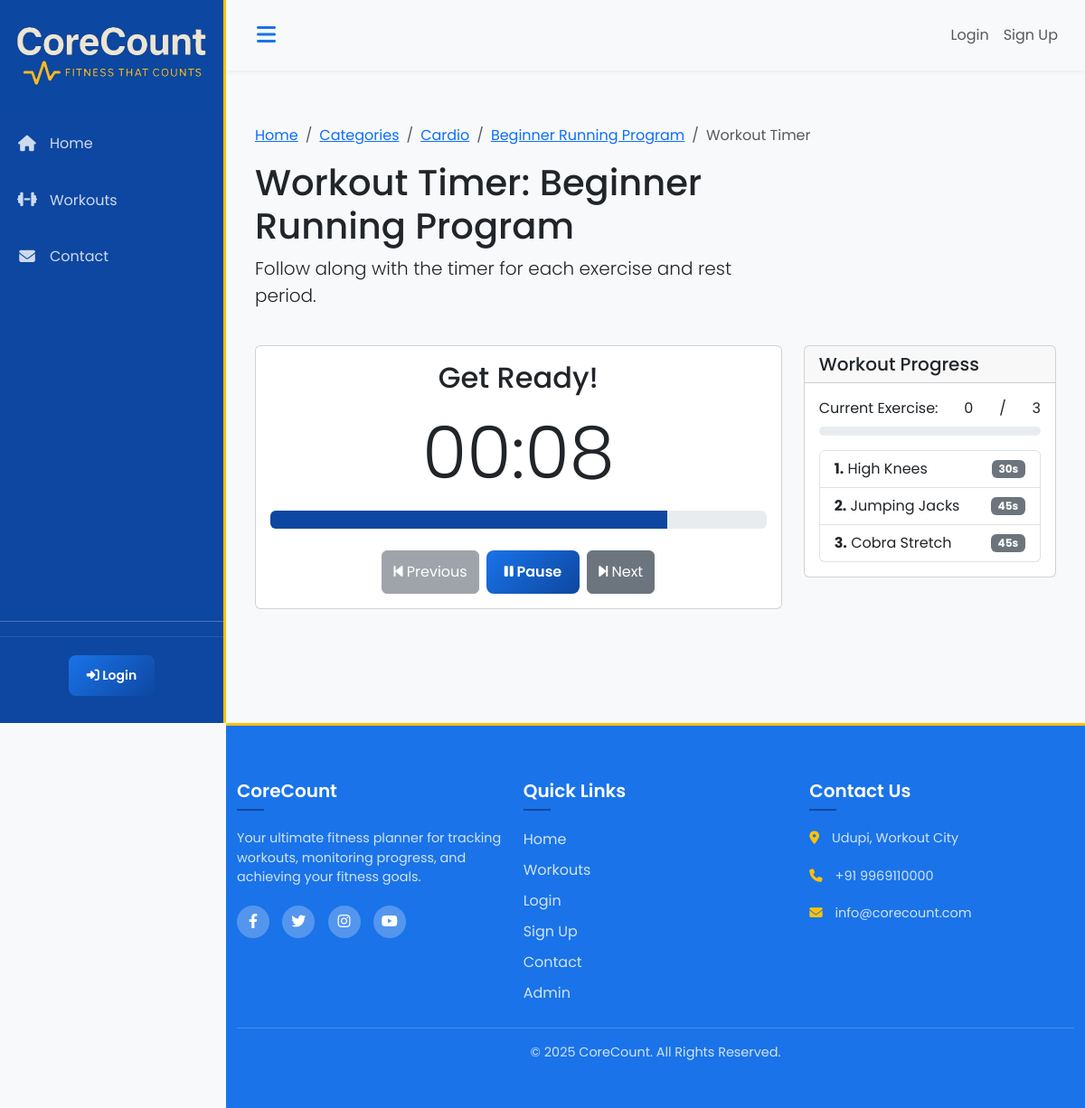
The page /refer/referworkout_timer.php?id=1 on the database its author committed.
### tables this page shows
CREATE TABLE IF NOT EXISTS workouts (
    workout_id INT AUTO_INCREMENT PRIMARY KEY,
    category_id INT NOT NULL,
    name VARCHAR(100) NOT NULL,
    description TEXT,
    difficulty_level ENUM('beginner', 'intermediate', 'advanced'),
    duration INT,   
    calories_burned INT,   
     
    created_at TIMESTAMP DEFAULT CURRENT_TIMESTAMP,
    FOREIGN KEY (category_id) REFERENCES workout_categories(category_id) ON DELETE CASCADE
);

CREATE TABLE IF NOT EXISTS workout_categories (
    category_id INT AUTO_INCREMENT PRIMARY KEY,
    name VARCHAR(50) NOT NULL UNIQUE,   
    description TEXT,
     
    created_at TIMESTAMP DEFAULT CURRENT_TIMESTAMP
);

CREATE TABLE IF NOT EXISTS workout_exercises (
    workout_id INT NOT NULL,
    exercise_id INT NOT NULL,
    exercise_order INT NOT NULL,   
    PRIMARY KEY (workout_id, exercise_id),
    FOREIGN KEY (workout_id) REFERENCES workouts(workout_id) ON DELETE CASCADE,
    FOREIGN KEY (exercise_id) REFERENCES exercises(exercise_id) ON DELETE CASCADE
);

CREATE TABLE IF NOT EXISTS exercises (
    exercise_id INT AUTO_INCREMENT PRIMARY KEY,
    name VARCHAR(100) NOT NULL,
    description TEXT,
    form_guidance TEXT,
    tips TEXT,
    duration INT DEFAULT 45,   
    rest_period INT DEFAULT 15,   
     
    created_at TIMESTAMP DEFAULT CURRENT_TIMESTAMP
);

### refer/referworkout_timer.php (the view, shortened to what this page needs)
<?php
$database = new Database();
$db = $database->getConnection();
$workout_id = intval($_GET['id']);
$workout_query = "SELECT w.*, c.name as category_name, c.category_id
                 FROM workouts w
                 JOIN workout_categories c ON w.category_id = c.category_id
                 WHERE w.workout_id = :workout_id";
$workout_stmt = $db->prepare($workout_query);
$workout_stmt->bindParam(':workout_id', $workout_id, PDO::PARAM_INT);
$workout_stmt->execute();
$workout = $workout_stmt->fetch(PDO::FETCH_ASSOC);
$exercises_query = "SELECT e.*, we.exercise_order
                   FROM exercises e
                   JOIN workout_exercises we ON e.exercise_id = we.exercise_id
                   WHERE we.workout_id = :workout_id
                   ORDER BY we.exercise_order";
$exercises_stmt = $db->prepare($exercises_query);
$exercises_stmt->bindParam(':workout_id', $workout_id, PDO::PARAM_INT);
$exercises_stmt->execute();
$exercises = $exercises_stmt->fetchAll(PDO::FETCH_ASSOC);
include_once 'includes/header.php';
?>
<div class="container mt-4">
    <nav aria-label="breadcrumb">
        <ol class="breadcrumb">
            <li class="breadcrumb-item"><a href="<?php echo SITE_URL; ?>/index.php">Home</a></li>
            <li class="breadcrumb-item"><a href="<?php echo SITE_URL; ?>/categories.php">Categories</a></li>
            <li class="breadcrumb-item"><a href="<?php echo SITE_URL; ?>/categories.php?id=<?php echo $workout['category_id']; ?>"><?php echo htmlspecialchars($workout['category_name']); ?></a></li>
            <li class="breadcrumb-item"><a href="<?php echo SITE_URL; ?>/workout.php?id=<?php echo $workout_id; ?>"><?php echo htmlspecialchars($workout['name']); ?></a></li>
            <li class="breadcrumb-item active" aria-current="page">Workout Timer</li>
        </ol>
    </nav>
    <div class="row mb-4">
        <div class="col-md-8">
            <h1>Workout Timer: <?php echo htmlspecialchars($workout['name']); ?></h1>
            <p class="lead">Follow along with the timer for each exercise and rest period.</p>
        </div>
    </div>
    <div class="row">
        <div class="col-lg-8">
            <div class="card mb-4">
                <div class="card-body text-center">
                    <h2 id="current-exercise-name" class="mb-3">Get Ready!</h2>
                    <div id="timer-display" class="display-1 mb-3">00:10</div>
                    <div id="timer-progress" class="progress mb-4" style="height: 20px;">
                        <div id="timer-progress-bar" class="progress-bar" role="progressbar" style="width: 100%" aria-valuenow="100" aria-valuemin="0" aria-valuemax="100"></div>
                    </div>
                    <div class="d-flex justify-content-center gap-2">
                        <button id="prev-btn" class="btn btn-secondary" disabled>
                            <i class="fas fa-step-backward"></i> Previous
                        </button>
                        <button id="pause-btn" class="btn btn-primary">
                            <i class="fas fa-pause"></i> Pause
                        </button>
                        <button id="next-btn" class="btn btn-secondary">
                            <i class="fas fa-step-forward"></i> Next
                        </button>
                    </div>
                </div>
            </div>
        </div>
        <div class="col-lg-4">
            <div class="card sticky-top" style="top: 20px;">
                <div class="card-header">
                    <h5 class="mb-0">Workout Progress</h5>
                </div>
                <div class="card-body">
                    <div class="d-flex justify-content-between mb-2">
                        <span>Current Exercise:</span>
                        <span id="current-exercise-count">0</span>/<span id="total-exercises"><?php echo count($exercises); ?></span>
                    </div>
                    <div class="progress mb-3" style="height: 10px;">
                    </div>
                    <div class="list-group exercise-list">
                        <?php foreach ($exercises as $index => $exercise): ?>
                            <div id="exercise-item-<?php echo $index; ?>" class="list-group-item list-group-item-action" data-exercise-id="<?php echo $exercise['exercise_id']; ?>" data-duration="<?php echo $exercise['duration']; ?>" data-rest="<?php echo $exercise['rest_period']; ?>" data-name="<?php echo htmlspecialchars($exercise['name']); ?>" data-description="<?php echo htmlspecialchars($exercise['description']); ?>" data-form="<?php echo htmlspecialchars($exercise['form_guidance']); ?>" data-tips="<?php echo htmlspecialchars($exercise['tips']); ?>" data-image="<?php echo !empty($exercise['image_path']) ? SITE_URL . '/' . $exercise['image_path'] : ''; ?>">
                                <div class="d-flex w-100 justify-content-between align-items-center">
                                    <span><strong><?php echo $index + 1; ?>.</strong> <?php echo htmlspecialchars($exercise['name']); ?></span>
                                    <span class="badge bg-secondary"><?php echo $exercise['duration']; ?>s</span>
                                </div>
                            </div>
                        <?php endforeach; ?>
                    </div>
                </div>
            </div>
        </div>
    </div>
</div>
<?php include 'includes/footer.php'; ?>

### assets/css/style.css (style rules this page uses)
:root { --primary-blue: #1a73e8; --primary-blue-dark: #0d47a1; --primary-yellow: #ffc107; --primary-yellow-dark: #ffa000; --text-dark: #212529; --text-light: #fff; --bg-light: #f8f9fa; --bg-dark: #212529; --e-global-color-primary: var(--primary-blue-dark); --e-global-color-secondary: var(--primary-blue); --e-global-color-text: var(--text-dark); --e-global-color-accent: var(--primary-yellow); --e-global-color-3266181: var(--text-light); --e-global-color-9d44d9d: rgba(255, 255, 255, 0.8); --e-global-color-31495be: #E9E9E9; --e-global-color-b885006: rgba(255, 255, 255, 0.25); --e-global-color-6f12657: var(--bg-light); --primary-color: var(--primary-blue-dark); --secondary-color: var(--primary-blue); --accent-color: var(--primary-yellow); --light-color: var(--text-light); --dark-color: var(--text-dark); --danger-color: #dc3545; --success-color: #28a745; --warning-color: var(--primary-yellow-dark); --info-color: var(--primary-blue); --gray-color: var(--text-dark); --transition-speed: 0.3s; }
body { font-family: 'Poppins', sans-serif; background-color: var(--e-global-color-6f12657); color: var(--e-global-color-text); overflow-x: hidden; }
.btn-primary { background: linear-gradient(135deg, var(--primary-blue) 0%, var(--primary-blue-dark) 100%); border: none; border-radius: 8px; padding: 12px 20px; font-weight: 600; transition: all 0.3s ease; position: relative; overflow: hidden; }
.btn-primary::before { content: ''; position: absolute; top: 0; left: -100%; width: 100%; height: 100%; background: linear-gradient(90deg, transparent, rgba(255, 255, 255, 0.2), transparent); transition: all 0.6s ease; }
.progress-bar { height: 100%; background: var(--primary-color); transition: width 0.5s ease; }

### rows shown on the page
workouts: category.name "Cardio", name "Beginner Running Program"
workout_exercises: exercise.name "High Knees", exercise.duration "30"
workout_exercises: exercise.name "Jumping Jacks", exercise.duration "45"
workout_exercises: exercise.name "Cobra Stretch", exercise.duration "45"

### other values the page prints
count($exercises) "3"
